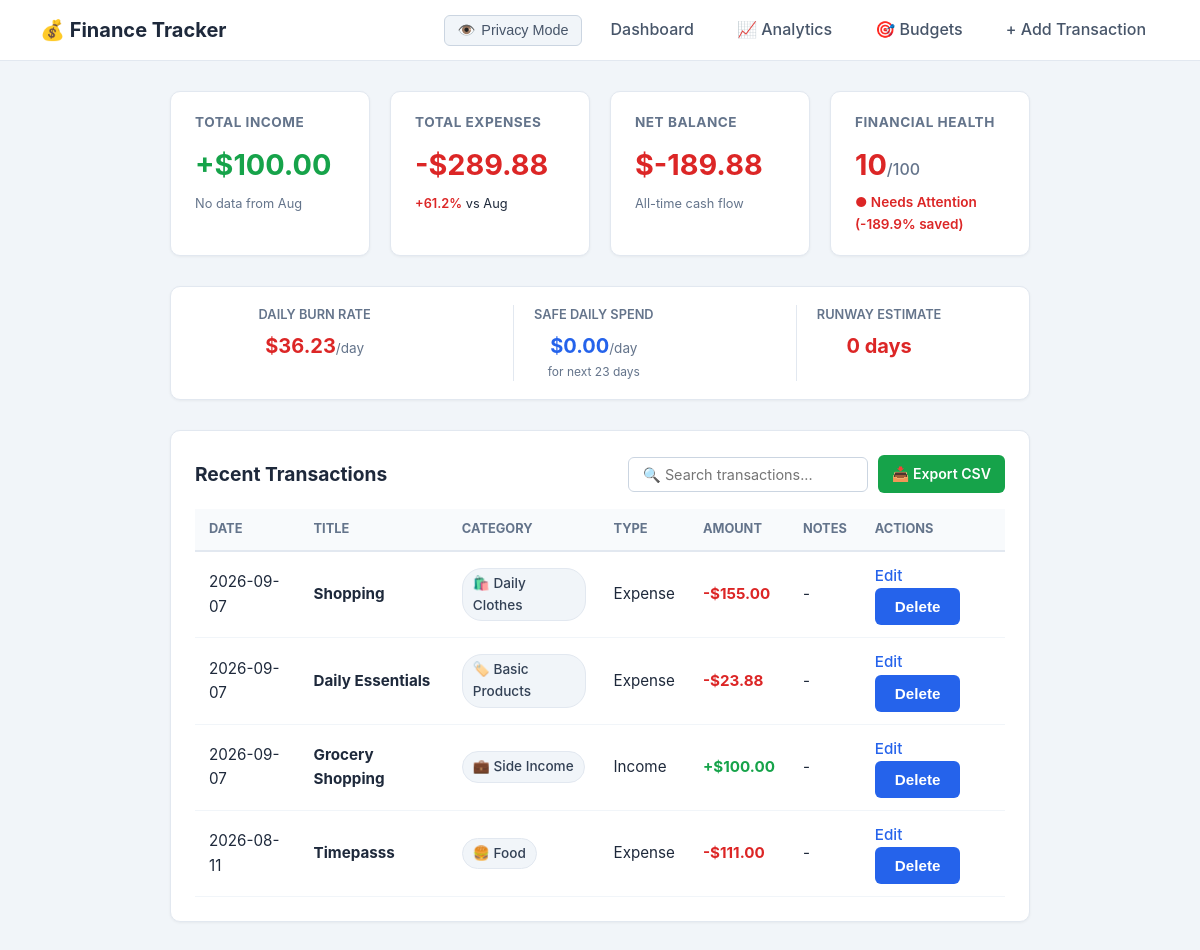
The page / on the database its author committed.
### tables this page shows
CREATE TABLE transactions (
    id INTEGER PRIMARY KEY AUTOINCREMENT,
    title TEXT NOT NULL,
    amount REAL NOT NULL CHECK(amount > 0),
    type TEXT NOT NULL CHECK(type IN ('income', 'expense')),
    category TEXT NOT NULL,
    date TEXT NOT NULL CHECK(date GLOB '[0-9][0-9][0-9][0-9]-[0-1][0-9]-[0-3][0-9]'),
    notes TEXT
);

### app.py (the view)
@app.route('/')
def index():
    conn = get_db_connection()
    transactions = conn.execute(
        'SELECT * FROM transactions ORDER BY date DESC, id DESC'
    ).fetchall()
    total_income = sum(row['amount'] for row in transactions if row['type'] == 'income')
    total_expense = sum(row['amount'] for row in transactions if row['type'] == 'expense')
    balance = total_income - total_expense
    health_stats = calculate_financial_health(total_income, total_expense)
    burn_stats = calculate_burn_rate_and_runway(total_expense, balance)
    comparison = get_month_comparison(conn)
    budget_progress = get_budget_progress(conn)
    conn.close()
    return render_template(
        'index.html',
        transactions=transactions,
        total_income=total_income,
        total_expense=total_expense,
        balance=balance,
        health_stats=health_stats,
        burn_stats=burn_stats,
        comparison=comparison,
        budget_progress=budget_progress
    )

### app.py (called while the page is built, shortened)
def calculate_financial_health(total_income, total_expense):
    savings = total_income - total_expense
    savings_rate = round((savings / total_income) * 100, 1)
    if savings_rate >= 30:
        score = min(100, int(85 + (savings_rate - 30) * 0.5))
        status = 'Excellent'
        color = '#16a34a'
    elif savings_rate >= 20:
        score = int(75 + (savings_rate - 20))
        status = 'Good'
        color = '#2563eb'
    elif savings_rate > 0:
        score = int(45 + (savings_rate * 1.5))
        status = 'Fair'
        color = '#f59e0b'
    else:
        score = max(10, int(40 + savings_rate))
        status = 'Needs Attention'
        color = '#dc2626'
    return {
        'savings_rate': savings_rate,
        'score': score,
        'status': status,
        'color': color
    }

def calculate_burn_rate_and_runway(total_expense, balance):
    today = datetime.now()
    day_of_month = today.day
    _, total_days_in_month = calendar.monthrange(today.year, today.month)
    days_remaining = max(1, total_days_in_month - day_of_month + 1)
    daily_burn_rate = round(total_expense / max(1, day_of_month), 2)
    if balance > 0:
        safe_daily_spend = round(balance / days_remaining, 2)
    else:
        safe_daily_spend = 0.0
    if balance > 0 and daily_burn_rate > 0:
        runway_days = int(balance / daily_burn_rate)
    elif balance <= 0:
        runway_days = 0
    else:
        runway_days = None
    return {
        'daily_burn_rate': daily_burn_rate,
        'safe_daily_spend': safe_daily_spend,
        'days_remaining': days_remaining,
        'runway_days': runway_days
    }

def get_budget_progress(conn):
    today = datetime.now()
    cur_month = today.strftime('%Y-%m')
    conn.execute('''
        CREATE TABLE IF NOT EXISTS budgets (
            id INTEGER PRIMARY KEY AUTOINCREMENT,
            category TEXT UNIQUE NOT NULL,
            monthly_limit REAL NOT NULL CHECK(monthly_limit > 0)
        )
    ''')
    budgets = conn.execute('SELECT * FROM budgets ORDER BY category ASC').fetchall()
    progress_list = []
    return progress_list

### db.py (called while the page is built)
def get_db_connection():
    conn = sqlite3.connect(DATABASE)
    conn.row_factory = sqlite3.Row
    return conn

### templates/index.html (shortened to what this page needs)
{% extends 'base.html' %}
{% block content %}
<section class="summary">
    <div class="card income">
        <h3>Total Income</h3>
        <p class="money-value" style="color: #16a34a;">+${{ "%.2f"|format(total_income) }}</p>
        <div style="font-size: 0.8rem; margin-top: 6px;">
            {% if comparison.income_change is not none %}
                {% if comparison.income_change >= 0 %}
                    <span style="color: #16a34a; font-weight: 600;">+{{ comparison.income_change }}%</span> vs {{ comparison.prev_month_name }}
                {% else %}
                    <span style="color: #dc2626; font-weight: 600;">{{ comparison.income_change }}%</span> vs {{ comparison.prev_month_name }}
                {% endif %}
            {% else %}
                <span style="color: #64748b;">No data from {{ comparison.prev_month_name }}</span>
            {% endif %}
        </div>
    </div>
    <div class="card expense">
        <h3>Total Expenses</h3>
        <p class="money-value" style="color: #dc2626;">-${{ "%.2f"|format(total_expense) }}</p>
        <div style="font-size: 0.8rem; margin-top: 6px;">
            {% if comparison.expense_change is not none %}
                {% if comparison.expense_change <= 0 %}
                    <span style="color: #16a34a; font-weight: 600;">{{ comparison.expense_change }}%</span> vs {{ comparison.prev_month_name }}
                {% else %}
                    <span style="color: #dc2626; font-weight: 600;">+{{ comparison.expense_change }}%</span> vs {{ comparison.prev_month_name }}
                {% endif %}
            {% else %}
                <span style="color: #64748b;">No data from {{ comparison.prev_month_name }}</span>
            {% endif %}
        </div>
    </div>
    <div class="card balance">
        <h3>Net Balance</h3>
        <p class="money-value" style="color: {% if balance >= 0 %}#16a34a{% else %}#dc2626{% endif %};">
            ${{ "%.2f"|format(balance) }}
        </p>
        <div style="font-size: 0.8rem; margin-top: 6px; color: #64748b;">
            All-time cash flow
        </div>
    </div>
    <div class="card health">
        <h3>Financial Health</h3>
        <p style="color: {{ health_stats.color }};">
            {{ health_stats.score }}<span style="font-size: 1rem; color: #64748b; font-weight: 500;">/100</span>
        </p>
        <div style="font-size: 0.85rem; margin-top: 4px; color: {{ health_stats.color }}; font-weight: 600;">
            ● {{ health_stats.status }} ({{ health_stats.savings_rate }}% saved)
        </div>
    </div>
</section>
<section style="background: #ffffff; padding: 18px 24px; border-radius: 10px; border: 1px solid #e2e8f0; box-shadow: 0 1px 3px rgba(0,0,0,0.05); margin-bottom: 30px; display: flex; justify-content: space-around; flex-wrap: wrap; gap: 15px; text-align: center;">
    <div>
        <div style="font-size: 0.8rem; color: #64748b; text-transform: uppercase; font-weight: 600;">Daily Burn Rate</div>
        <div class="money-value" style="font-size: 1.25rem; font-weight: 700; color: #dc2626; margin-top: 4px;">
            ${{ "%.2f"|format(burn_stats.daily_burn_rate) }}<span style="font-size: 0.85rem; color: #64748b; font-weight: normal;">/day</span>
        </div>
    </div>
    <div style="border-left: 1px solid #e2e8f0; padding-left: 20px;">
        <div style="font-size: 0.8rem; color: #64748b; text-transform: uppercase; font-weight: 600;">Safe Daily Spend</div>
        <div class="money-value" style="font-size: 1.25rem; font-weight: 700; color: #2563eb; margin-top: 4px;">
            ${{ "%.2f"|format(burn_stats.safe_daily_spend) }}<span style="font-size: 0.85rem; color: #64748b; font-weight: normal;">/day</span>
        </div>
        <div style="font-size: 0.75rem; color: #64748b;">for next {{ burn_stats.days_remaining }} days</div>
    </div>
    <div style="border-left: 1px solid #e2e8f0; padding-left: 20px;">
        <div style="font-size: 0.8rem; color: #64748b; text-transform: uppercase; font-weight: 600;">Runway Estimate</div>
        <div style="font-size: 1.25rem; font-weight: 700; color: {% if burn_stats.runway_days and burn_stats.runway_days > 30 %}#16a34a{% elif burn_stats.runway_days and burn_stats.runway_days > 14 %}#f59e0b{% else %}#dc2626{% endif %}; margin-top: 4px;">
            {% if burn_stats.runway_days is not none %}
                {{ burn_stats.runway_days }} days
            {% else %}
                ∞ (No burn)
            {% endif %}
        </div>
    </div>
</section>
<section class="transactions">
    <div class="table-header-row">
        <h2>Recent Transactions</h2>
        <div style="display: flex; gap: 10px; align-items: center; flex-wrap: wrap;">
            <input type="text" id="transactionSearch" class="search-input" placeholder="🔍 Search transactions..." onkeyup="filterTransactions()">
            <a href="{{ url_for('export_csv') }}" style="background: #16a34a; color: white; padding: 8px 14px; border-radius: 6px; text-decoration: none; font-size: 0.88rem; font-weight: 600; display: inline-flex; align-items: center; gap: 6px;">
                📥 Export CSV
            </a>
        </div>
    </div>
    <table id="transactionsTable">
        <thead>
            <tr>
                <th>Date</th>
                <th>Title</th>
                <th>Category</th>
                <th>Type</th>
                <th>Amount</th>
                <th>Notes</th>
                <th>Actions</th>
            </tr>
        </thead>
        <tbody>
            {% for t in transactions %}
            <tr class="transaction-row">
                <td>{{ t['date'] }}</td>
                <td class="searchable-title"><strong>{{ t['title'] }}</strong></td>
                <td>
                    <span class="category-badge">
                        {% set cat = t['category']|lower %}
                        {% if 'food' in cat or 'grocer' in cat or 'din' in cat %}🍔
                        {% elif 'salary' in cat or 'income' in cat or 'freelance' in cat %}💼
                        {% elif 'rent' in cat or 'house' in cat or 'home' in cat %}🏠
                        {% elif 'util' in cat or 'bill' in cat or 'electric' in cat %}💡
                        {% elif 'trans' in cat or 'car' in cat or 'fuel' in cat or 'uber' in cat %}🚗
                        {% elif 'shop' in cat or 'cloth' in cat %}🛍️
                        {% elif 'entertain' in cat or 'movie' in cat or 'game' in cat %}🎬
                        {% elif 'health' in cat or 'med' in cat or 'doctor' in cat %}💊
                        {% else %}🏷️{% endif %}
                        {{ t['category'] }}
                    </span>
                </td>
                <td>{{ t['type']|capitalize }}</td>
                <td class="money-value" style="font-weight: bold; color: {% if t['type'] == 'income' %}#16a34a{% else %}#dc2626{% endif %};">
                    {% if t['type'] == 'income' %}+{% else %}-{% endif %}${{ "%.2f"|format(t['amount']) }}
                </td>
                <td class="searchable-notes">{{ t['notes'] if t['notes'] else '-' }}</td>
                <td>
                    <a href="{{ url_for('edit_transaction', id=t['id']) }}">Edit</a>
                    <form method="POST" action="{{ url_for('delete_transaction', id=t['id']) }}" style="display:inline;">
                        <button type="submit" onclick="return confirm('Are you sure you want to delete this transaction?');">Delete</button>
                    </form>
                </td>
            </tr>
            {% else %}
            <tr>
                <td colspan="7" style="text-align: center; padding: 20px;">
                    No transactions found. <a href="{{ url_for('add_transaction') }}">Add one to get started!</a>
                </td>
            </tr>
            {% endfor %}
        </tbody>
    </table>
</section>
{% endblock %}

### templates/base.html (shortened to what this page needs)
<!DOCTYPE html>
<html lang="en">
<head>
</head>
<body>
    <nav>
        <div class="logo">💰 Finance Tracker</div>
        <ul>
            <li>
                <button id="privacyToggle" class="btn-privacy" onclick="togglePrivacyMode()" title="Toggle Private Numbers">
                    <span id="privacyIcon">👁️</span> <span id="privacyText">Privacy Mode</span>
                </button>
            </li>
            <li><a href="{{ url_for('index') }}">Dashboard</a></li>
            <li><a href="{{ url_for('analytics') }}">📈 Analytics</a></li>
            <li><a href="{{ url_for('manage_budgets') }}">🎯 Budgets</a></li>
            <li><a href="{{ url_for('add_transaction') }}">+ Add Transaction</a></li>
        </ul>
    </nav>
    <main class="container">
        {% block content %}{% endblock %}
    </main>
</body>
</html>

### templates/base.html (style rules this page uses)
* { box-sizing: border-box; margin: 0; padding: 0; }
body { font-family: -apple-system, BlinkMacSystemFont, "Segoe UI", Roboto, sans-serif; background-color: #f1f5f9; color: #1e293b; line-height: 1.6; }
nav { background-color: #ffffff; border-bottom: 1px solid #e2e8f0; padding: 14px 40px; display: flex; justify-content: space-between; align-items: center; }
.logo { font-size: 1.25rem; font-weight: 700; }
nav ul { list-style: none; display: flex; gap: 15px; align-items: center; }
nav ul li a { text-decoration: none; color: #475569; font-weight: 500; padding: 8px 14px; border-radius: 6px; transition: all 0.2s; }
.btn-privacy { background: #f1f5f9; border: 1px solid #cbd5e1; padding: 6px 12px; border-radius: 6px; font-size: 0.9rem; cursor: pointer; display: inline-flex; align-items: center; gap: 6px; font-weight: 500; color: #475569; transition: all 0.2s; }
.container { max-width: 900px; margin: 30px auto; padding: 0 20px; }
.summary { display: grid; grid-template-columns: repeat(auto-fit, minmax(200px, 1fr)); gap: 20px; margin-bottom: 30px; }
.card { background: #ffffff; padding: 20px 24px; border-radius: 10px; border: 1px solid #e2e8f0; box-shadow: 0 1px 3px rgba(0,0,0,0.05); }
.card h3 { font-size: 0.85rem; color: #64748b; text-transform: uppercase; letter-spacing: 0.5px; margin-bottom: 8px; }
.card p { font-size: 1.8rem; font-weight: 700; }
.transactions { background: #ffffff; padding: 24px; border-radius: 10px; border: 1px solid #e2e8f0; box-shadow: 0 1px 3px rgba(0,0,0,0.05); margin-bottom: 30px; overflow-x: auto; }
.table-header-row { display: flex; justify-content: space-between; align-items: center; margin-bottom: 16px; flex-wrap: wrap; gap: 10px; }
.table-header-row h2 { font-size: 1.2rem; }
.search-input { padding: 8px 14px; border: 1px solid #cbd5e1; border-radius: 6px; font-size: 0.9rem; outline: none; width: 240px; transition: border-color 0.2s; }
table { width: 100%; border-collapse: collapse; text-align: left; }
thead th { background: #f8fafc; padding: 10px 14px; font-size: 0.8rem; color: #64748b; text-transform: uppercase; border-bottom: 2px solid #e2e8f0; }
tbody td { padding: 12px 14px; border-bottom: 1px solid #f1f5f9; font-size: 0.95rem; }
.category-badge { background: #f1f5f9; padding: 4px 10px; border-radius: 20px; font-size: 0.85rem; font-weight: 500; color: #334155; display: inline-flex; align-items: center; gap: 5px; border: 1px solid #e2e8f0; }
td a { color: #2563eb; text-decoration: none; font-weight: 500; margin-right: 10px; }
td button { background: none; border: none; color: #dc2626; font-weight: 500; cursor: pointer; font-size: 0.95rem; }
input, select, textarea { width: 100%; padding: 10px 12px; border: 1px solid #cbd5e1; border-radius: 6px; font-size: 0.95rem; font-family: inherit; }
button[type="submit"] { background: #2563eb; color: #ffffff; border: none; padding: 10px 20px; border-radius: 6px; font-size: 0.95rem; font-weight: 600; cursor: pointer; }

### rows shown on the page
transactions: date "2026-09-07", title "Shopping", category "Daily Clothes", type "Expense", amount "155.00", notes "-"
transactions: date "2026-09-07", title "Daily Essentials", category "Basic Products", type "Expense", amount "23.88", notes "-"
transactions: date "2026-09-07", title "Grocery Shopping", category "Side Income", type "Income", amount "100.00", notes "-"
transactions: date "2026-08-11", title "Timepasss", category "Food", type "Expense", amount "111.00", notes "-"

### other values the page prints
{{ "%.2f"|format(total_income) }} "100.00"
{{ comparison.prev_month_name }} "Aug"
{{ "%.2f"|format(total_expense) }} "289.88"
{{ comparison.expense_change }} "61.2"
{{ "%.2f"|format(balance) }} "-189.88"
{{ health_stats.score }} "10"
{{ health_stats.status }} "Needs Attention"
{{ health_stats.savings_rate }} "-189.9"
{{ "%.2f"|format(burn_stats.daily_burn_rate) }} "36.23"
{{ "%.2f"|format(burn_stats.safe_daily_spend) }} "0.00"
{{ burn_stats.days_remaining }} "23"
{{ burn_stats.runway_days }} "0"
